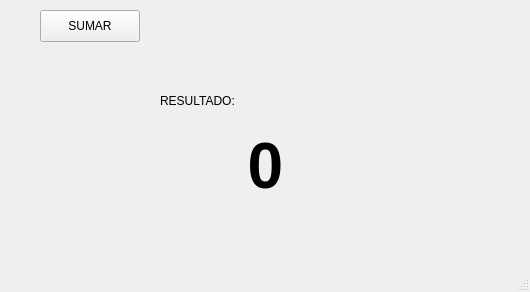
<?xml version="1.0" encoding="UTF-8"?>
<ui version="4.0">
 <class>MainWindow</class>
 <widget class="QMainWindow" name="MainWindow">
  <property name="geometry">
   <rect>
    <x>0</x>
    <y>0</y>
    <width>530</width>
    <height>292</height>
   </rect>
  </property>
  <property name="windowTitle">
   <string>MainWindow</string>
  </property>
  <widget class="QWidget" name="centralwidget">
   <widget class="QLabel" name="label">
    <property name="geometry">
     <rect>
      <x>160</x>
      <y>80</y>
      <width>151</width>
      <height>41</height>
     </rect>
    </property>
    <property name="text">
     <string>RESULTADO:</string>
    </property>
   </widget>
   <widget class="QLabel" name="txt_resultado">
    <property name="geometry">
     <rect>
      <x>170</x>
      <y>130</y>
      <width>191</width>
      <height>61</height>
     </rect>
    </property>
    <property name="text">
     <string>&lt;html&gt;&lt;head/&gt;&lt;body&gt;&lt;p align=&quot;center&quot;&gt;&lt;span style=&quot; font-size:48pt; font-weight:700;&quot;&gt;0&lt;/span&gt;&lt;/p&gt;&lt;/body&gt;&lt;/html&gt;</string>
    </property>
   </widget>
   <widget class="QPushButton" name="pushButton">
    <property name="geometry">
     <rect>
      <x>40</x>
      <y>10</y>
      <width>100</width>
      <height>32</height>
     </rect>
    </property>
    <property name="text">
     <string>SUMAR</string>
    </property>
   </widget>
  </widget>
  <widget class="QMenuBar" name="menubar">
   <property name="geometry">
    <rect>
     <x>0</x>
     <y>0</y>
     <width>530</width>
     <height>24</height>
    </rect>
   </property>
  </widget>
  <widget class="QStatusBar" name="statusbar"/>
 </widget>
 <resources/>
 <connections/>
</ui>
